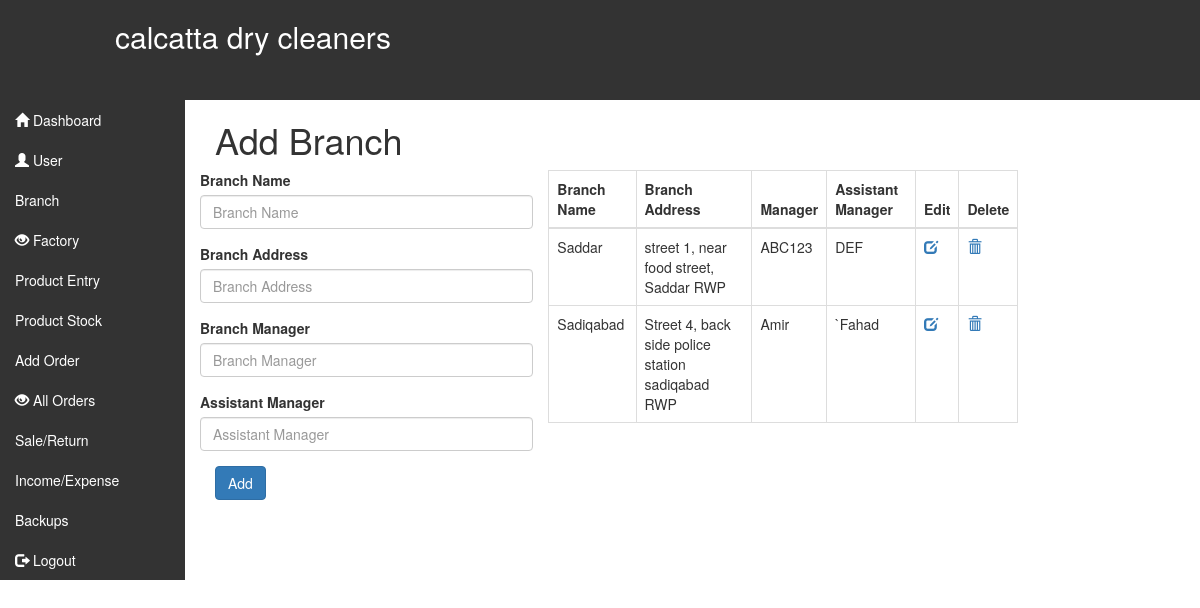
Page /add_branch.php (signed in) on the committed database.
### tables this page shows
CREATE TABLE `branches` (
  `branch_id` int(10) NOT NULL,
  `branch_name` varchar(100) NOT NULL,
  `branch_address` varchar(100) NOT NULL,
  `branch_manager` varchar(100) NOT NULL,
  `assist_manager` varchar(100) NOT NULL
);

### add_branch.php (the view, shortened to what this page needs)
<!DOCTYPE html>
<html>
<head>
	<?php
include 'inc/header.php';
?>
</head>
<body>
<div class="container-fluid">
	<div class="row">
		<div class="col-lg-2">
			<?php include 'sidenav.php'; ?>
		</div>
		<div class="col-lg-10">
			<h1>Add Branch</h1>
					<div class="row">
						<div class="col-lg-4">
			        <form class="form-horizontal" role="form" method="post" action="insert_branch.php">
							<div class="form-group">
                               <label for="inputEmail3" class="">Branch Name</label>
			                   <input type="text" class="form-control" name="branchname" placeholder="Branch Name">
                    		</div>
                    		<div class="form-group">
                               <label for="inputEmail3" class="">Branch Address</label>
			                        <input type="text" class="form-control" name="branchaddre" placeholder="Branch Address">
                    		</div>
                    		<div class="form-group">
                               <label for="inputEmail3" class="">Branch Manager</label>
			                        <input type="text" class="form-control" name="branchman" placeholder="Branch Manager">
                    		</div>
                    		<div class="form-group">
                               <label for="inputEmail3" class="">Assistant Manager</label>
			                        <input type="text" class="form-control" name="assismanager" placeholder="Assistant Manager">
                    		</div>
							<button class="btn btn-primary">Add</button>
							</form>
						</div>
						<div class="col-lg-6">
							<table class="table table-bordered">
							    <thead>
							      <tr>
							        <th>Branch Name</th>
							        <th>Branch Address</th>
							        <th>Manager</th>
							        <th>Assistant Manager</th>
							        <th>Edit</th>
							        <th>Delete</th>
							      </tr>
							    </thead>
							    <tbody>
							    <?php
									$q = "SELECT * FROM `branches`";
									$qu = mysqli_query($con,$q);
									while($rows = mysqli_fetch_array($qu)){
									?>
							      <tr>
							        <td><?php echo $rows['branch_name']; ?></td>
							        <td><?php echo $rows['branch_address']; ?></td>
							        <td><?php echo $rows['branch_manager']; ?></td>
							        <td><?php echo $rows['assist_manager']; ?></td>
							        <td><a href="update_branch.php?tid=<?php echo $rows['branch_id'];?>"><i class="glyphicon glyphicon-edit"></i></a></td>
							        <td><a href="delete_branch.php?etid=<?php echo $rows['branch_id'];?>"><i class="glyphicon glyphicon-trash"></i></a></td>
							      </tr>
							      <?php } ?>
							    </tbody>
							  </table>
						</div>
					</div>
		</div>
	</div>
</div>
</body>
</html>

### inc/custom.css (style rules this page uses)
.col-lg-2 { padding-left: unset; }

### rows in the picture
branches: branch_name "Saddar", branch_address "street 1, near food street, Saddar RWP", branch_manager "ABC123", assist_manager "DEF"
branches: branch_name "Sadiqabad", branch_address "Street 4, back side police station sadiqabad RWP", branch_manager "Amir", assist_manager "`Fahad"
